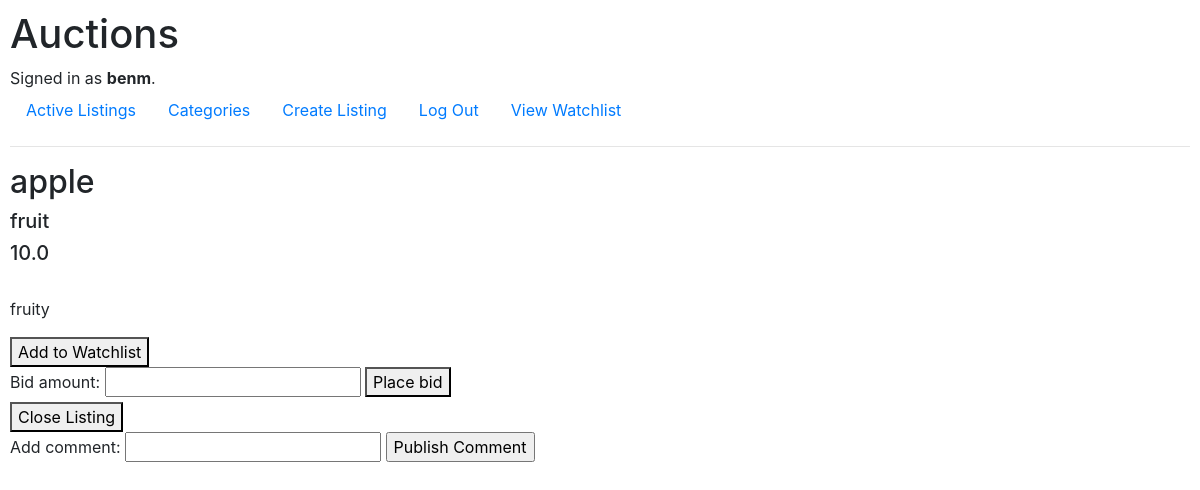
/listings/4 (signed in), run on the app's committed database.
### auctions/models.py (models this page shows)
class User(AbstractUser):
    items_in_watchlist = models.ManyToManyField(Listing, blank=True)

class Listing(models.Model):
    creator = models.ForeignKey('User', on_delete=models.CASCADE, related_name="listings", null=True)
    title = models.CharField(max_length=128)
    description = models.TextField(max_length=1000)
    current_bid = models.OneToOneField('Bid', on_delete=models.CASCADE, related_name="listing", null=True)
    active = models.BooleanField(default=True)
    image_url = models.URLField(default=None)  # should this be a FilePathField ?
    category = models.ForeignKey('Category', on_delete=models.CASCADE, related_name="items", null=True)
    winner = models.ForeignKey('User', on_delete=models.DO_NOTHING, related_name="winner", null=True, default=None)

class Category(models.Model):
    name = models.CharField(max_length=64)

class Bid(models.Model):
    user = models.ForeignKey(User, on_delete=models.CASCADE, related_name="bids")
    amount = models.FloatField()
    related_listing = models.ForeignKey(Listing, on_delete=models.CASCADE, related_name="bid", null=True)

### auctions/views.py (the view)
# urls.py: path("listings/<int:listing_id>", views.listing, name="listing"),
def listing(request, listing_id):
    user = request.user
    listing = Listing.objects.get(id=listing_id)
    comments = reversed(listing.comments.all())  # reversed so that most recent comments are on top
    if listing in user.items_in_watchlist.all():
        in_watchlist = True
    else:
        in_watchlist = False
    return render(request, "auctions/listing.html", {"listing":listing, "in_watchlist":in_watchlist, "user":user, "comments":comments})

### auctions/templates/auctions/listing.html (shortened to what this page needs)
{% extends "auctions/layout.html" %}
{% block body%}
    <h2> {{listing.title}}</a> </h2>
    <h5> {{listing.category.name}} </h5>
    <h5> {{listing.current_bid.amount}} </h5>
    <p> {{listing.description}} </p>
    {% if listing.active %}
        {% if user.is_authenticated %}
            {% if in_watchlist %}
                <form action="/listings/{{listing.id}}/remove" method="POST">
                    {% csrf_token %}
                    <button type="submit">Remove from Watchlist</button>
                </form>
            {% else %}
                <form action="/listings/{{listing.id}}/add" method="POST">
                    <button type="submit">Add to Watchlist</button>
                </form>
            {% endif %}
            <form action="/listings/{{listing.id}}/bid" method="POST">
                <label for="bid_amount">Bid amount: </label>
                <input type="number" min="{{listing.current_price}}" max=999999999 name="bid_amount" required>
                <button type="submit">Place bid</button>
            </form>
            {% if user == listing.creator %}
            <form action="/listings/{{listing.id}}/close" method="POST">
                <button type="submit">Close Listing</button>
            </form>
            {% endif %}
            <form action="/listings/{{listing.id}}/addComment" method="POST">
                <label for="comment_text">Add comment: </label>
                <input type="text" name="comment_text" required>
                <input type="submit" value="Publish Comment">
            </form>
        {% endif %}
    {% endif %}
{% endblock %}

### auctions/templates/auctions/layout.html (shortened to what this page needs)
{% load static %}
<!DOCTYPE html>
<html lang="en">
    <head>
        <link rel="stylesheet" href="https://stackpath.bootstrapcdn.com/bootstrap/4.4.1/css/bootstrap.min.css">
        <link href="{% static 'auctions/styles.css' %}" rel="stylesheet">
    </head>
    <body>
        <h1>Auctions</h1>
        <div>
            {% if user.is_authenticated %}
                Signed in as <strong>{{ user.username }}</strong>.
            {% else %}
                Not signed in.
            {% endif %}
        </div>
        <ul class="nav">
            <li class="nav-item">
                <a class="nav-link" href="{% url 'index' %}">Active Listings</a>
            </li>
            <li class="nav-item">
                <a class="nav-link" href="{% url 'categories' %}">Categories</a>
            </li>
            {% if user.is_authenticated %}
                <li class="nav-item">
                    <a class="nav-link" href="{% url 'create_listing' %}">Create Listing</a>
                </li>
                <li class="nav-item">
                    <a class="nav-link" href="{% url 'logout' %}">Log Out</a>
                </li>
                <li class="nav-item">
                    <a class="nav-link" href="{% url 'watchlist' %}">View Watchlist</a>
                </li>
            {% endif %}
        </ul>
        <hr>
        {% block body %}
        {% endblock %}
    </body>
</html>

### auctions/static/auctions/styles.css (style rules this page uses)
body { padding: 10px; }

### data on the page
User: username "benm"
Listing: title "apple", category.name "fruit", current_bid.amount "10.0", description "fruity"
